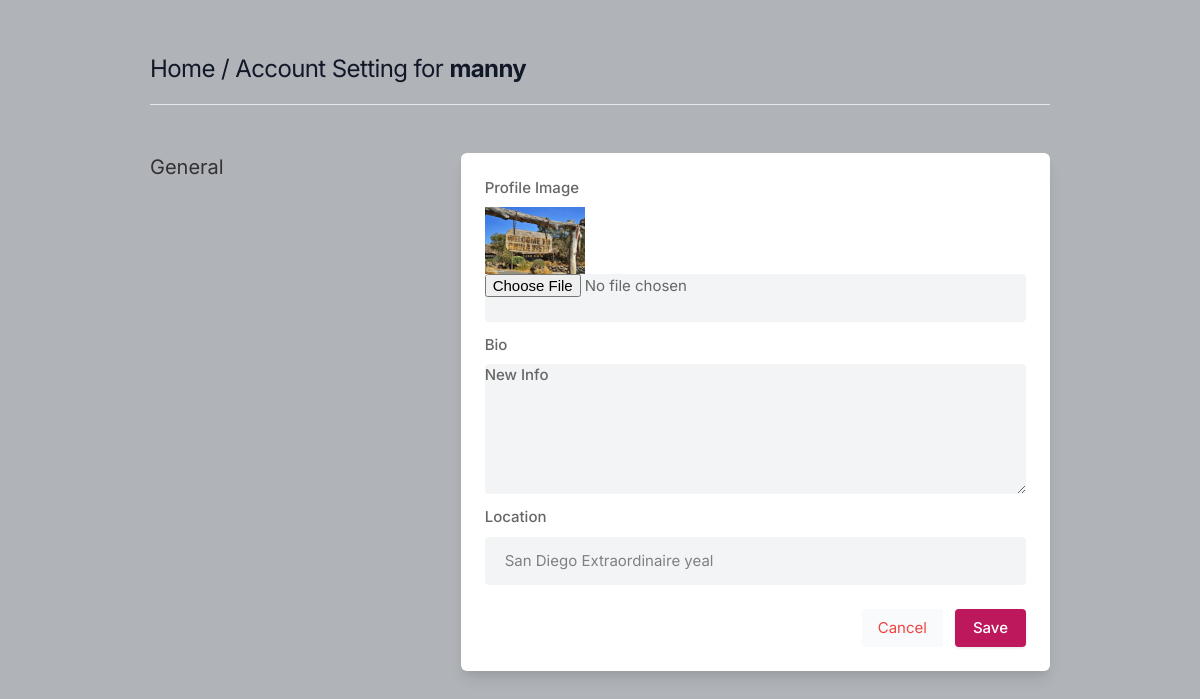
The page /settings (signed in) on the database its author committed.
### main/models.py (models this page shows, shortened)
class Profile(models.Model):
    user = models.ForeignKey(User, on_delete=models.CASCADE)
    id_user = models.IntegerField()
    bio = models.TextField(blank=True)
    profileimg = models.ImageField(
        upload_to='profile_images', default='blank-profile-picture.png')
    location = models.CharField(max_length=100, blank=True)

### main/views.py (the view, shortened to what this page needs)
# urls.py: path('settings', views.settings, name='settings'),
@login_required(login_url='signin')
def settings(request):
    user_profile = Profile.objects.get(user=request.user)
    return render(request, 'setting.html', {'user_profile': user_profile})

### templates/setting.html (shortened to what this page needs)
{% load static %}
<!DOCTYPE html>
<html lang="en">
<head>
    <link rel="stylesheet" href="{% static 'assets/css/icons.css' %}">
    <link rel="stylesheet" href="{% static 'assets/css/uikit.css' %}">
    <link rel="stylesheet" href="{% static 'assets/css/style.css' %}">
    <link rel="stylesheet" href="{% static 'assets/css/tailwind.css' %}">
</head>
<body>
            <div class="container m-auto">
                <h1 class="text-2xl leading-none text-gray-900 tracking-tight mt-3"><a href="/">Home</a> / Account Setting for <b>{{user.username}}</b> </h1>
                <br>
                <hr>
                <div class="grid lg:grid-cols-3 mt-12 gap-8">
                    <div>
                        <h3 class="text-xl mb-2"> General</h3>
                    </div>
                    <div class="bg-white rounded-md lg:shadow-lg shadow col-span-2">
                    <form action="" method="POST" enctype="multipart/form-data">
                        <div class="grid grid-cols-2 gap-3 lg:p-6 p-4">
                            <div class="col-span-2">
                                <label for=""> Profile Image</label>
                                <img width="100" height="100" src="{{user_profile.profileimg.url}}" />
                                <input type="file" name="image" value="" class="shadow-none bg-gray-100">
                            </div>
                            <div class="col-span-2">
                                <label for="about">Bio</label>
                                <textarea id="about" name="bio" rows="3"  class="shadow-none bg-gray-100">{{user_profile.bio}}</textarea>
                            </div>
                            <div class="col-span-2">
                                <label for=""> Location</label>
                                <input type="text" name="location" value="{{user_profile.location}}" class="shadow-none bg-gray-100">
                            </div>
                        </div>
                        <div class="bg-gray-10 p-6 pt-0 flex justify-end space-x-3">
                            <button class="p-2 px-4 rounded bg-gray-50 text-red-500"> <a href="/">Cancel</a> </button>
                            <button type="submit" class="button bg-blue-700"> Save </button>
                        </div>
                    </form>
                    </div>
                    </div>
                    <br>
                </div>
</body>
</html>

### static/assets/css/style.css (style rules this page uses)
body { background-color: #B0B3B8!important; }
button { vertical-align: middle; }
span.button, button.button { background-color: #be185d; top: 0; color: #fff; position: relative; padding: 8px 18px; line-height: 22px; position: relative; font-weight: 500; font-size: 15px; display: inline-block; -webkit-transition: all 0.2s ease-in-out; transition: all 0.2s ease-in-out; cursor: pointer; overflow: hidden; border: none; border-radius: 4px; -webkit-box-shadow: 0 1px 3px rgba(0, 0, 0, 0.1); box-shadow: 0 1px 3px rgba(0, 0, 0, 0.1); }
input { height: 48px; line-height: 48px; padding: 0 20px; outline: none; font-size: 15px; color: #808080; max-width: 100%; width: 100%; -webkit-box-sizing: border-box; box-sizing: border-box; display: block; font-weight: 400; opacity: 1; border-radius: 4px; border: none; -webkit-box-shadow: 0 1px 4px 0px rgba(0, 0, 0, 0.12); box-shadow: 0 1px 4px 0px rgba(0, 0, 0, 0.12); }
input[type="text"], input[type="password"], input[type="email"], input[type="number"] { height: 48px; line-height: 48px; padding: 0 20px; outline: none; font-size: 15px; color: #808080; max-width: 100%; width: 100%; -webkit-box-sizing: border-box; box-sizing: border-box; display: block; font-weight: 400; opacity: 1; border-radius: 4px; border: none; -webkit-box-shadow: 0 1px 4px 0px rgba(0, 0, 0, 0.12); box-shadow: 0 1px 4px 0px rgba(0, 0, 0, 0.12); }
textarea { height: 48px; line-height: 48px; padding: 0 20px; outline: none; font-size: 15px; color: #808080; margin: 0 0 16px 0; max-width: 100%; width: 100%; -webkit-box-sizing: border-box; box-sizing: border-box; display: block; background-color: #fff; font-weight: 500; opacity: 1; border-radius: 4px; border: none; -webkit-box-shadow: 0 1px 4px 0px rgba(0, 0, 0, 0.12); box-shadow: 0 1px 4px 0px rgba(0, 0, 0, 0.12); }
input { -webkit-transition: all 0.1s ease-in-out; transition: all 0.1s ease-in-out; }
::placeholder { color: #808080; opacity: 1; }
textarea { height: auto; line-height: 27px; padding: 20px; min-height: 130px; -webkit-transition: none !important; transition: none !important; min-width: 100%; }
label, legend { display: block; font-weight: bold; font-size: 15px; font-weight: 500; margin-bottom: 8px; }
button { border: none; margin: 0; padding: 0; width: auto; overflow: visible; background: transparent; color: inherit; font: inherit; line-height: normal; cursor: pointer; }
a { color: #be185d; -webkit-transition: 0.3s; transition: 0.3s; outline: none !important; }
button { outline: none !important; }
img { max-width: 100%; }
body { color: #666; font-size: 15px; line-height: 27px; background-color: #f0f2f5; font-family: "Inter", sans-serif; text-transform: none; }
h1, h2, h3, h4, h5, h6 { font-family: "Inter", sans-serif; text-transform: none; }
input[type="text"], input[type="password"], input[type="email"] { font-family: "Inter", sans-serif; text-transform: none; }
textarea, select { font-family: "Inter", sans-serif; text-transform: none; }
button, body .pac-container { font-family: "Inter", sans-serif; text-transform: none; }
h1, h2, h3, h4, h5, h6 { color: #333; font-weight: 500; margin: 0; padding: 0; }
h1 { font-size: 32px; }
h3 { font-size: 22px; }
b, strong { font-weight: 700 !important; }
@media (min-width: 1024px) { .container { max-width: 900px !important; padding-top: 45px; } }
.shadow-none { -webkit-box-shadow: none !important; box-shadow: none !important; }

### rows shown on the page
Profile: profileimg (picture), bio "New Info", location "San Diego Extraordinaire yeal"

### other values the page prints
{{ user.username }} "manny"
